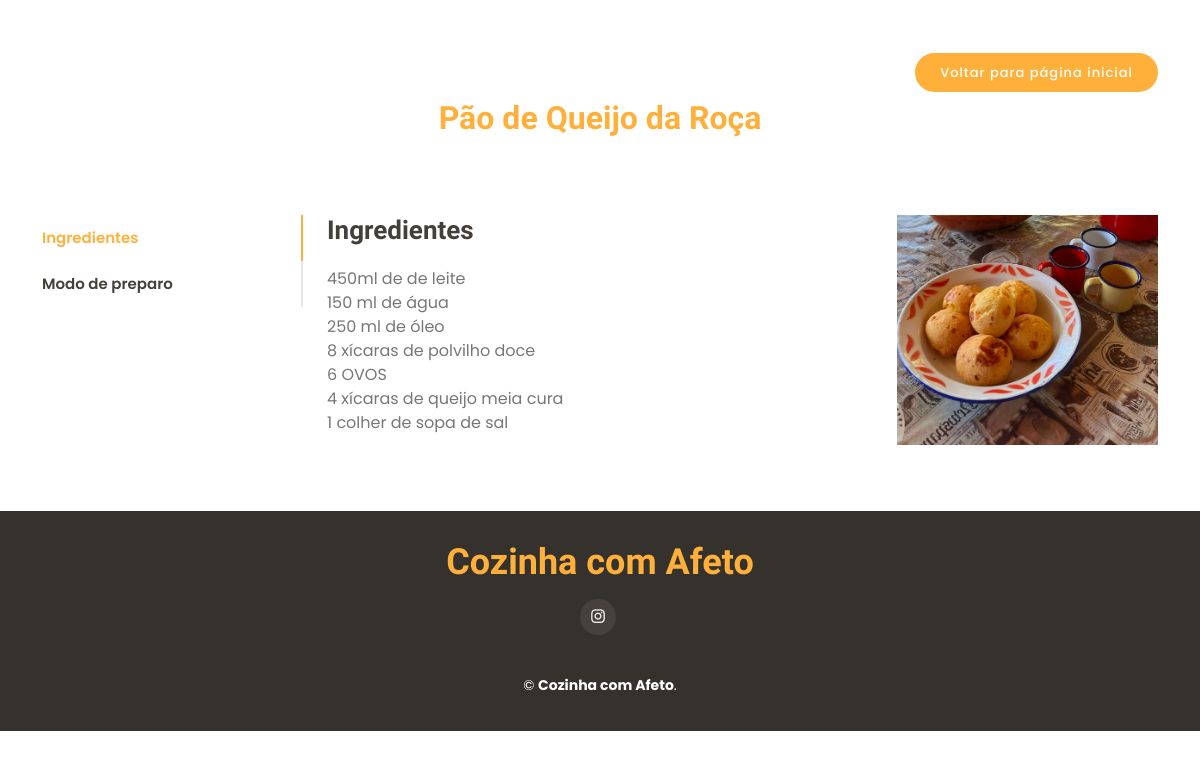
Screenshot of /receita.php?id=2 with the database file from the repository.
### tables this page shows
CREATE TABLE receitas (
  id int(11) NOT NULL AUTO_INCREMENT PRIMARY KEY,
  titulo varchar(150) NOT NULL,
  ingredientes text not null,
  modo_preparo text not null,
  foto varchar(255) null,
  categoria_id int not null,
  foreign key (categoria_id) references categorias (id)
);

### receita.php (the view, shortened to what this page needs)
<?php
$dsn = 'mysql:host=127.0.0.1;dbname=cozinha;charset=utf8;';
$conn = new PDO($dsn, 'root', '', [
    PDO::ATTR_ERRMODE => PDO::ERRMODE_EXCEPTION
]);
$query = "SELECT * FROM receitas where id='".$_GET['id']."';";
$stmt = $conn->query($query);
$receita = $stmt->fetchAll(PDO::FETCH_ASSOC);
?>
<!DOCTYPE html>
<html lang="pt-br">
<head>
    <link href="assets/vendor/animate.css/animate.min.css" rel="stylesheet">
    <link href="assets/vendor/bootstrap/css/bootstrap.min.css" rel="stylesheet">
    <link href="assets/vendor/bootstrap-icons/bootstrap-icons.css" rel="stylesheet">
    <link href="assets/vendor/boxicons/css/boxicons.min.css" rel="stylesheet">
    <link href="assets/vendor/glightbox/css/glightbox.min.css" rel="stylesheet">
    <link href="assets/vendor/swiper/swiper-bundle.min.css" rel="stylesheet">
    <link href="assets/css/style.css" rel="stylesheet">
</head>
<body>
     <section id="specials" class="specials">
            <div class="container">
            <div class="col-lg-12" style="text-align: right;">
      <a href="index.php" class="book-a-table-btn scrollto">Voltar para página inicial</a>
    </div>
                <div class="section-title">
                    <h2><span><?= $receita[0]['titulo']?></span></h2><br><br>
                </div>
                <div class="row">
                    <div class="col-lg-3">
                        <ul class="nav nav-tabs flex-column">
                            <li class="nav-item">
                                <a class="nav-link active show" data-bs-toggle="tab" href="#tab-1">Ingredientes</a>
                            </li>
                            <li class="nav-item">
                                <a class="nav-link" data-bs-toggle="tab" href="#tab-2">Modo de preparo</a>
                            </li>
                        </ul>
                    </div>
                    <div class="col-lg-9 mt-4 mt-lg-0">
                        <div class="tab-content">
                            <div class="tab-pane active show" id="tab-1">
                                <div class="row">
                                    <div class="col-lg-8 details order-2 order-lg-1">
                                        <h3>Ingredientes</h3>
                                        <p class="fst-italic"><?= $receita[0]['ingredientes'] ?></p>
                                    </div>
                                    <div class="col-lg-4 text-center order-1 order-lg-2">
                                        <img src="src/receitas/upload/<?= $receita[0]['foto'] ?>" alt="" class="img-fluid">
                                    </div>
                                </div>
                            </div>
                        </div>
                    </div>
                </div>
            </div>
        </section>
        <footer id="footer">
        <div class="container">
            <h3>Cozinha com Afeto</h3>
            <div class="social-links">
                <a href="https://www.instagram.com/danicozinhapratica/" target="blank" class="instagram"><i class="bx bxl-instagram"></i></a>
            </div>
            <div class="copyright">
                &copy;  <strong><span>Cozinha com Afeto</span></strong>.
            </div>
        </div>
    </footer>
</body>
</html>

### assets/css/style.css (style rules this page uses)
body { font-family: "Poppins", sans-serif; color: #444444; }
a { text-decoration: none; color: #ffb03b; }
h1, h2, h3, h4, h5, h6 { font-family: "Satisfy", sans-serif; }
.book-a-table-btn { background: #ffb03b; color: #fff; border-radius: 50px; margin: 0 0 0 20px; padding: 10px 25px; font-size: 13px; font-weight: 500; letter-spacing: 1px; transition: 0.3s; white-space: nowrap; }
section { padding: 60px 0; }
.section-title { text-align: center; padding-bottom: 30px; }
.section-title h2 { margin: 15px 0 0 0; font-size: 32px; font-weight: 700; color: #5f5950; }
.section-title h2 span { color: #ffb03b; }
.specials { overflow: hidden; }
.specials .nav-tabs { border: 0; }
.specials .nav-link { border: 0; padding: 12px 15px 12px 0; transition: 0.3s; color: #433f39; border-radius: 0; border-right: 2px solid #e8e7e4; font-weight: 600; font-size: 15px; }
.specials .nav-link.active { color: #ffb03b; border-color: #ffb03b; }
.specials .tab-pane.active { animation: fadeIn 0.5s ease-out; }
.specials .details h3 { font-size: 26px; font-weight: 600; margin-bottom: 20px; color: #433f39; }
.specials .details p { color: #777777; }
#footer { background: #35322d; color: #fff; font-size: 14px; text-align: center; padding: 30px 0; }
#footer h3 { font-size: 36px; font-weight: 700; color: #ffb03b; position: relative; padding: 0; margin: 0 0 15px 0; }
#footer .social-links { margin: 0 0 40px 0; }
#footer .social-links a { font-size: 18px; display: inline-block; background: #46423b; color: #fff; line-height: 1; padding: 8px 0; margin-right: 4px; border-radius: 50%; text-align: center; width: 36px; height: 36px; transition: 0.3s; }
#footer .copyright { margin: 0 0 5px 0; }

### rows the page displays
receitas: titulo "Pão de Queijo da Roça", ingredientes "450ml de de leite 150 ml de água 250 ml de óleo 8 xícaras de polvilho doce 6 OVOS 4 xícaras de queijo meia cura 1 colher de sopa de sal", foto (picture)
